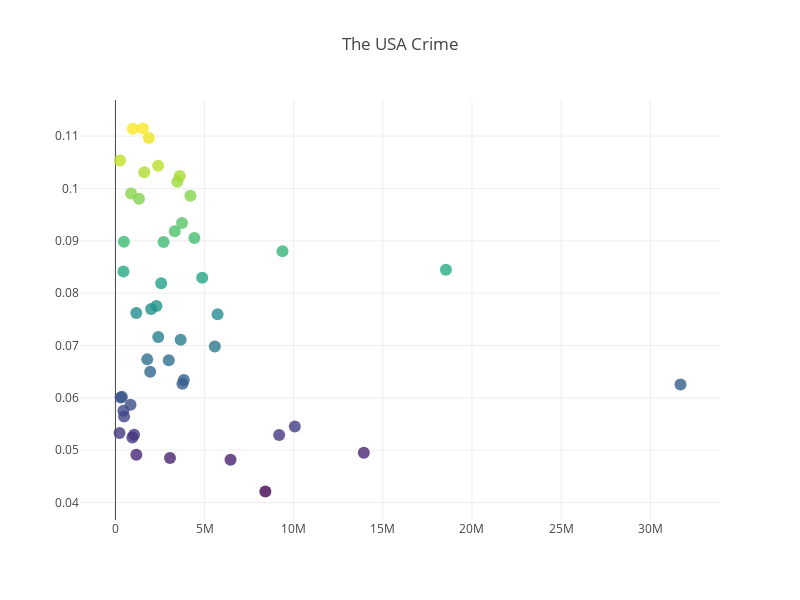

Source (notebook cell):
### Markdown cell above
## Exploratory Data Analysis

### Code cell
trace = go.Scatter(
    x=us_state_crime_df['Population'],
    y=us_state_crime_df['Crime Rate'],
    mode='markers',
    text=us_state_crime_df['State'],
    marker=dict(
        size=12,               
        color=us_state_crime_df['Crime Rate'],
        colorscale='Viridis',  
        opacity=0.8
    )
)

data = [trace]
layout = go.Layout(
    showlegend=False,
    title='The USA Crime',
    scene = dict(
        xaxis = dict(title='X:Population'),
        yaxis = dict(title='Y: Crime Rate'),
    ),
    width=800,
    height=600,
)
fig = go.Figure(data=data, layout=layout)
iplot(fig)

### Figure 1 — Plotly figure (JSON) as saved in the notebook; plotly's stock layout.template omitted (floating-point values rounded to 4 significant figures)
{"data": [{"marker": {"color": [0.1043, 0.08983, 0.08292, 0.1031, 0.06257, 0.07111, 0.04852, 0.1053, 0.08801, 0.1013, 0.05243, 0.05452, 0.09184, 0.06735, 0.07696, 0.07754, 0.1096, 0.05868, 0.09805, 0.04816, 0.06981, 0.0634, 0.09902, 0.09339, 0.08412, 0.07619, 0.07164, 0.04913, 0.0421, 0.1114, 0.04952, 0.09054, 0.05753, 0.07598, 0.08976, 0.08187, 0.05291, 0.05294, 0.1115, 0.05644, 0.1024, 0.08447, 0.06497, 0.05328, 0.06716, 0.0986, 0.06006, 0.06269, 0.06018], "colorscale": "Viridis", "opacity": 0.8, "size": 12}, "mode": "markers", "text": ["ALABAMA", "ALASKA", "ARIZONA", "ARKANSAS", "CALIFORNIA", "COLORADO", "CONNECTICUT", "DELAWARE", "FLORIDA", "GEORGIA", "IDAHO", "ILLINOIS", "INDIANA", "IOWA", "KANSAS", "KENTUCKY", "LOUISIANA", "MAINE", "MARYLAND", "MASSACHUSETTS", "MICHIGAN", "MINNESOTA", "MISSISSIPPI", "MISSOURI", "MONTANA", "NEBRASKA", "NEVADA", "NEW HAMPSHIRE", "NEW JERSEY", "NEW MEXICO", "NEW YORK", "NORTH CAROLINA", "NORTH DAKOTA", "OHIO", "OKLAHOMA", "OREGON", "PENNSYLVANIA", "RHODE ISLAND", "SOUTH CAROLINA", "SOUTH DAKOTA", "TENNESSEE", "TEXAS", "UTAH", "VERMONT", "VIRGINIA", "WASHINGTON", "WEST VIRGINIA", "WISCONSIN", "WYOMING"], "type": "scatter", "uid": "0b15c6b6-c1ad-4315-924d-95ff87f9bbe2", "x": [2392789, 473660, 4867945, 1617882, 31696400, 3658311, 3058728, 252549, 9372371, 3471843, 948949, 10062014, 3330336, 1782187, 1999750, 2301467, 1874385, 846180, 1320000.0, 6455480, 5574769, 3836664, 880387, 3732010, 448912, 1171794, 2399071, 1171682, 8409760, 975669, 13933096, 4426102, 446217, 5727563, 2699411, 2566000.0, 9182419, 1044935, 1542253, 484973, 3609335, 18536353, 1949521, 227219, 2993410, 4203707, 291651, 3758820, 364259], "y": [0.1043, 0.08983, 0.08292, 0.1031, 0.06257, 0.07111, 0.04852, 0.1053, 0.08801, 0.1013, 0.05243, 0.05452, 0.09184, 0.06735, 0.07696, 0.07754, 0.1096, 0.05868, 0.09805, 0.04816, 0.06981, 0.0634, 0.09902, 0.09339, 0.08412, 0.07619, 0.07164, 0.04913, 0.0421, 0.1114, 0.04952, 0.09054, 0.05753, 0.07598, 0.08976, 0.08187, 0.05291, 0.05294, 0.1115, 0.05644, 0.1024, 0.08447, 0.06497, 0.05328, 0.06716, 0.0986, 0.06006, 0.06269, 0.06018]}], "layout": {"height": 600, "scene": {"xaxis": {"title": "X:Population"}, "yaxis": {"title": "Y: Crime Rate"}}, "showlegend": false, "title": "The USA Crime", "width": 800}}
